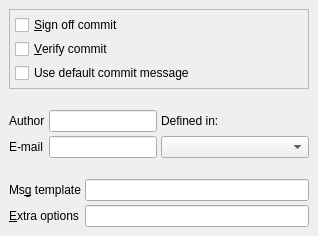
       <widget class="QWidget" name="Commit">
        <attribute name="title">
         <string>&amp;Commit</string>
        </attribute>
        <layout class="QHBoxLayout">
         <property name="spacing">
          <number>6</number>
         </property>
         <property name="leftMargin">
          <number>9</number>
         </property>
         <property name="topMargin">
          <number>9</number>
         </property>
         <property name="rightMargin">
          <number>9</number>
         </property>
         <property name="bottomMargin">
          <number>9</number>
         </property>
         <item>
          <layout class="QVBoxLayout">
           <property name="spacing">
            <number>0</number>
           </property>
           <property name="leftMargin">
            <number>0</number>
           </property>
           <property name="topMargin">
            <number>0</number>
           </property>
           <property name="rightMargin">
            <number>0</number>
           </property>
           <property name="bottomMargin">
            <number>0</number>
           </property>
           <item>
            <widget class="QFrame" name="frame_4">
             <property name="frameShape">
              <enum>QFrame::StyledPanel</enum>
             </property>
             <property name="frameShadow">
              <enum>QFrame::Raised</enum>
             </property>
             <layout class="QHBoxLayout">
              <property name="spacing">
               <number>0</number>
              </property>
              <property name="leftMargin">
               <number>2</number>
              </property>
              <property name="topMargin">
               <number>2</number>
              </property>
              <property name="rightMargin">
               <number>2</number>
              </property>
              <property name="bottomMargin">
               <number>2</number>
              </property>
              <item>
               <layout class="QVBoxLayout">
                <property name="spacing">
                 <number>4</number>
                </property>
                <property name="leftMargin">
                 <number>3</number>
                </property>
                <property name="topMargin">
                 <number>3</number>
                </property>
                <property name="rightMargin">
                 <number>3</number>
                </property>
                <property name="bottomMargin">
                 <number>3</number>
                </property>
                <item>
                 <widget class="QCheckBox" name="checkBoxCommitSign">
                  <property name="toolTip">
                   <string>Check to add -s option to git commit-script</string>
                  </property>
                  <property name="text">
                   <string>&amp;Sign off commit</string>
                  </property>
                  <property name="shortcut">
                   <string>Alt+S</string>
                  </property>
                 </widget>
                </item>
                <item>
                 <widget class="QCheckBox" name="checkBoxCommitVerify">
                  <property name="toolTip">
                   <string>Check to add -v option to git commit-script</string>
                  </property>
                  <property name="text">
                   <string>&amp;Verify commit</string>
                  </property>
                  <property name="shortcut">
                   <string>Alt+V</string>
                  </property>
                 </widget>
                </item>
                <item>
                 <widget class="QCheckBox" name="checkBoxCommitUseDefMsg">
                  <property name="text">
                   <string>Use default commit message</string>
                  </property>
                 </widget>
                </item>
               </layout>
              </item>
             </layout>
            </widget>
           </item>
           <item>
            <spacer>
             <property name="orientation">
              <enum>Qt::Vertical</enum>
             </property>
             <property name="sizeHint" stdset="0">
              <size>
               <width>20</width>
               <height>21</height>
              </size>
             </property>
            </spacer>
           </item>
           <item>
            <layout class="QGridLayout">
             <property name="leftMargin">
              <number>0</number>
             </property>
             <property name="topMargin">
              <number>0</number>
             </property>
             <property name="rightMargin">
              <number>0</number>
             </property>
             <property name="bottomMargin">
              <number>0</number>
             </property>
             <property name="spacing">
              <number>4</number>
             </property>
             <item row="0" column="2">
              <widget class="QLabel" name="textLabelComboUsr">
               <property name="text">
                <string>Defined in:                           </string>
               </property>
              </widget>
             </item>
             <item row="0" column="0">
              <widget class="QLabel" name="textLabelAuthor">
               <property name="text">
                <string>Author</string>
               </property>
               <property name="buddy">
                <cstring>lineEditAuthor</cstring>
               </property>
              </widget>
             </item>
             <item row="1" column="2">
              <widget class="QComboBox" name="comboBoxUserSrc"/>
             </item>
             <item row="0" column="1">
              <widget class="QLineEdit" name="lineEditAuthor">
               <property name="readOnly">
                <bool>true</bool>
               </property>
              </widget>
             </item>
             <item row="1" column="1">
              <widget class="QLineEdit" name="lineEditMail">
               <property name="readOnly">
                <bool>true</bool>
               </property>
              </widget>
             </item>
             <item row="1" column="0">
              <widget class="QLabel" name="textLabelAuthor_2">
               <property name="text">
                <string>E-mail</string>
               </property>
               <property name="buddy">
                <cstring>lineEditMail</cstring>
               </property>
              </widget>
             </item>
            </layout>
           </item>
           <item>
            <spacer>
             <property name="orientation">
              <enum>Qt::Vertical</enum>
             </property>
             <property name="sizeHint" stdset="0">
              <size>
               <width>20</width>
               <height>21</height>
              </size>
             </property>
            </spacer>
           </item>
           <item>
            <layout class="QGridLayout">
             <property name="leftMargin">
              <number>0</number>
             </property>
             <property name="topMargin">
              <number>0</number>
             </property>
             <property name="rightMargin">
              <number>0</number>
             </property>
             <property name="bottomMargin">
              <number>0</number>
             </property>
             <property name="spacing">
              <number>4</number>
             </property>
             <item row="0" column="0">
              <widget class="QLabel" name="textLabelTemplate">
               <property name="text">
                <string>Ms&amp;g template</string>
               </property>
               <property name="textFormat">
                <enum>Qt::PlainText</enum>
               </property>
               <property name="wordWrap">
                <bool>false</bool>
               </property>
               <property name="buddy">
                <cstring>lineEditAuthor</cstring>
               </property>
              </widget>
             </item>
             <item row="1" column="0">
              <widget class="QLabel" name="textLabelDiffTreeArgs_2">
               <property name="text">
                <string>&amp;Extra options</string>
               </property>
               <property name="wordWrap">
                <bool>false</bool>
               </property>
               <property name="buddy">
                <cstring>lineEditCommitExtraOptions</cstring>
               </property>
              </widget>
             </item>
             <item row="0" column="1">
              <widget class="QLineEdit" name="lineEditTemplate">
               <property name="toolTip">
                <string>Commit message template file</string>
               </property>
              </widget>
             </item>
             <item row="1" column="1">
              <widget class="QLineEdit" name="lineEditCommitExtraOptions">
               <property name="toolTip">
                <string>Extra options to pass to git commit-script</string>
               </property>
              </widget>
             </item>
            </layout>
           </item>
          </layout>
         </item>
        </layout>
       </widget>
